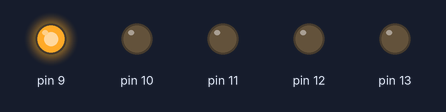
Bench run of a sketch on a simulated Arduino Uno, built with avr-gcc and run on an emulated ATmega328P. On the bench: output pins drawn as LEDs (lit = HIGH).

Above: at 0.05 s.
At 0.25 s:
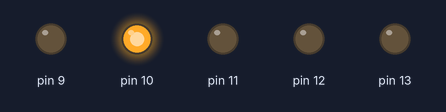
At 0.65 s:
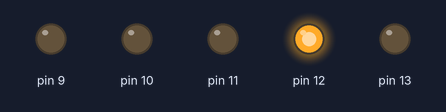
At 0.75 s:
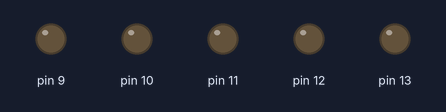
At 1.45 s:
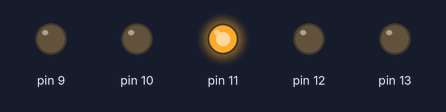
At 2.85 s:
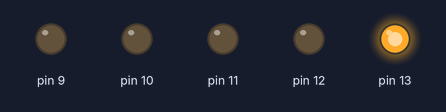
Timing chart, 0 to 3.1 s (numbered marks = the images above):
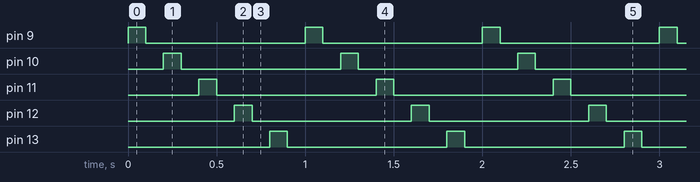

The sketch:

led_test.ino
```cpp
#include <Wire.h>


void setup() {
  pinMode(9, OUTPUT);
  pinMode(10, OUTPUT);
  pinMode(11, OUTPUT);
  pinMode(12, OUTPUT);
  pinMode(13, OUTPUT);

}

void loop() {
  digitalWrite(9, HIGH);
  delay(100);  // Reduce LED delay for faster blinking
  digitalWrite(9, LOW);
  delay(100);  // Reduce LED delay for faster blinking
  digitalWrite(10, HIGH);
  delay(100);  // Reduce LED delay for faster blinking
  digitalWrite(10, LOW);
  delay(100);  // Reduce LED delay for faster blinking
  digitalWrite(11, HIGH);
  delay(100);  // Reduce LED delay for faster blinking
  digitalWrite(11, LOW);
  delay(100);  // Reduce LED delay for faster blinking
  digitalWrite(12, HIGH);
  delay(100);  // Reduce LED delay for faster blinking
  digitalWrite(12, LOW);
  delay(100);  // Reduce LED delay for faster blinking
  digitalWrite(13, HIGH);
  delay(100);  // Reduce LED delay for faster blinking
  digitalWrite(13, LOW);
  delay(100);  // Reduce LED delay for faster blinking

}
```

Measured:
- by itself, pin 9–13: alternates HIGH for 0.10 s and LOW for 0.90 s
- by itself, everything shown: repeats every 1.0 s, in 10 steps
